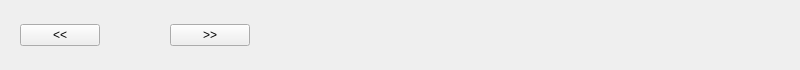
       <widget class="QFrame" name="frame_2">
        <property name="minimumSize">
         <size>
          <width>800</width>
          <height>70</height>
         </size>
        </property>
        <property name="maximumSize">
         <size>
          <width>16777215</width>
          <height>70</height>
         </size>
        </property>
        <property name="frameShape">
         <enum>QFrame::NoFrame</enum>
        </property>
        <property name="frameShadow">
         <enum>QFrame::Raised</enum>
        </property>
        <layout class="QHBoxLayout" name="horizontalLayout_6">
         <property name="spacing">
          <number>9</number>
         </property>
         <property name="topMargin">
          <number>0</number>
         </property>
         <property name="bottomMargin">
          <number>0</number>
         </property>
         <item>
          <widget class="QWidget" name="widget_6" native="true">
           <property name="minimumSize">
            <size>
             <width>250</width>
             <height>0</height>
            </size>
           </property>
           <property name="maximumSize">
            <size>
             <width>250</width>
             <height>16777215</height>
            </size>
           </property>
           <layout class="QHBoxLayout" name="horizontalLayout_7">
            <property name="leftMargin">
             <number>0</number>
            </property>
            <property name="topMargin">
             <number>0</number>
            </property>
            <property name="rightMargin">
             <number>0</number>
            </property>
            <property name="bottomMargin">
             <number>0</number>
            </property>
            <item>
             <widget class="QPushButton" name="previousButton">
              <property name="minimumSize">
               <size>
                <width>80</width>
                <height>0</height>
               </size>
              </property>
              <property name="maximumSize">
               <size>
                <width>80</width>
                <height>16777215</height>
               </size>
              </property>
              <property name="text">
               <string>&lt;&lt;</string>
              </property>
             </widget>
            </item>
            <item>
             <widget class="QPushButton" name="playButton">
              <property name="minimumSize">
               <size>
                <width>40</width>
                <height>40</height>
               </size>
              </property>
              <property name="maximumSize">
               <size>
                <width>40</width>
                <height>40</height>
               </size>
              </property>
              <property name="text">
               <string/>
              </property>
              <property name="icon">
               <iconset>
                <normaloff>play.png</normaloff>play.png</iconset>
              </property>
              <property name="iconSize">
               <size>
                <width>30</width>
                <height>30</height>
               </size>
              </property>
              <property name="checkable">
               <bool>false</bool>
              </property>
              <property name="flat">
               <bool>true</bool>
              </property>
             </widget>
            </item>
            <item>
             <widget class="QPushButton" name="nextButton">
              <property name="minimumSize">
               <size>
                <width>80</width>
                <height>0</height>
               </size>
              </property>
              <property name="maximumSize">
               <size>
                <width>80</width>
                <height>16777215</height>
               </size>
              </property>
              <property name="text">
               <string>&gt;&gt;</string>
              </property>
             </widget>
            </item>
           </layout>
          </widget>
         </item>
         <item>
          <widget class="QWidget" name="widget_7" native="true">
           <layout class="QHBoxLayout" name="horizontalLayout_11">
            <property name="leftMargin">
             <number>0</number>
            </property>
            <property name="topMargin">
             <number>0</number>
            </property>
            <property name="rightMargin">
             <number>0</number>
            </property>
            <property name="bottomMargin">
             <number>0</number>
            </property>
            <item>
             <widget class="QWidget" name="widget_13" native="true">
              <layout class="QFormLayout" name="formLayout"/>
             </widget>
            </item>
            <item>
             <widget class="QWidget" name="widget_14" native="true"/>
            </item>
           </layout>
          </widget>
         </item>
        </layout>
       </widget>
